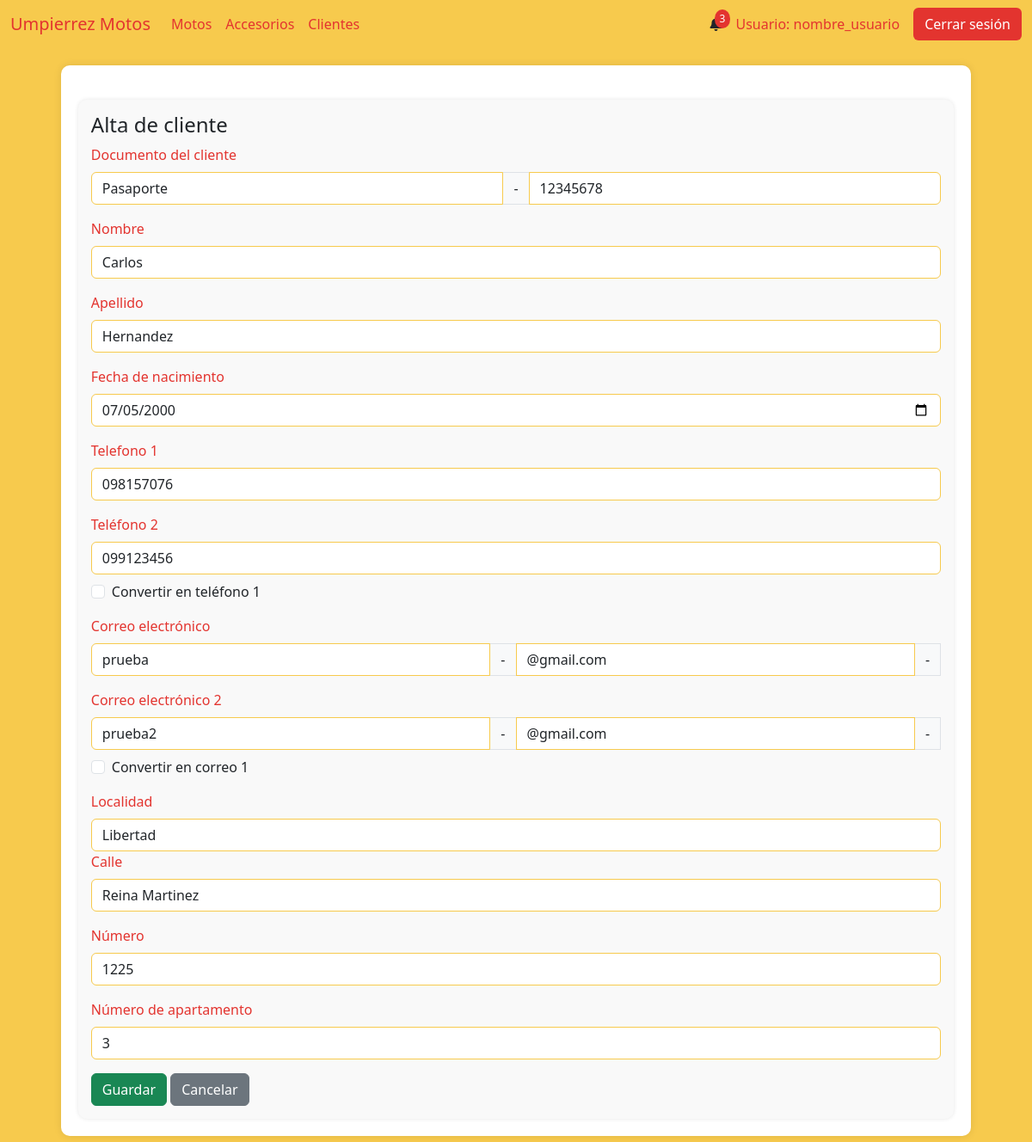
Page /cliente_modificacion/3 on the earlier database version.
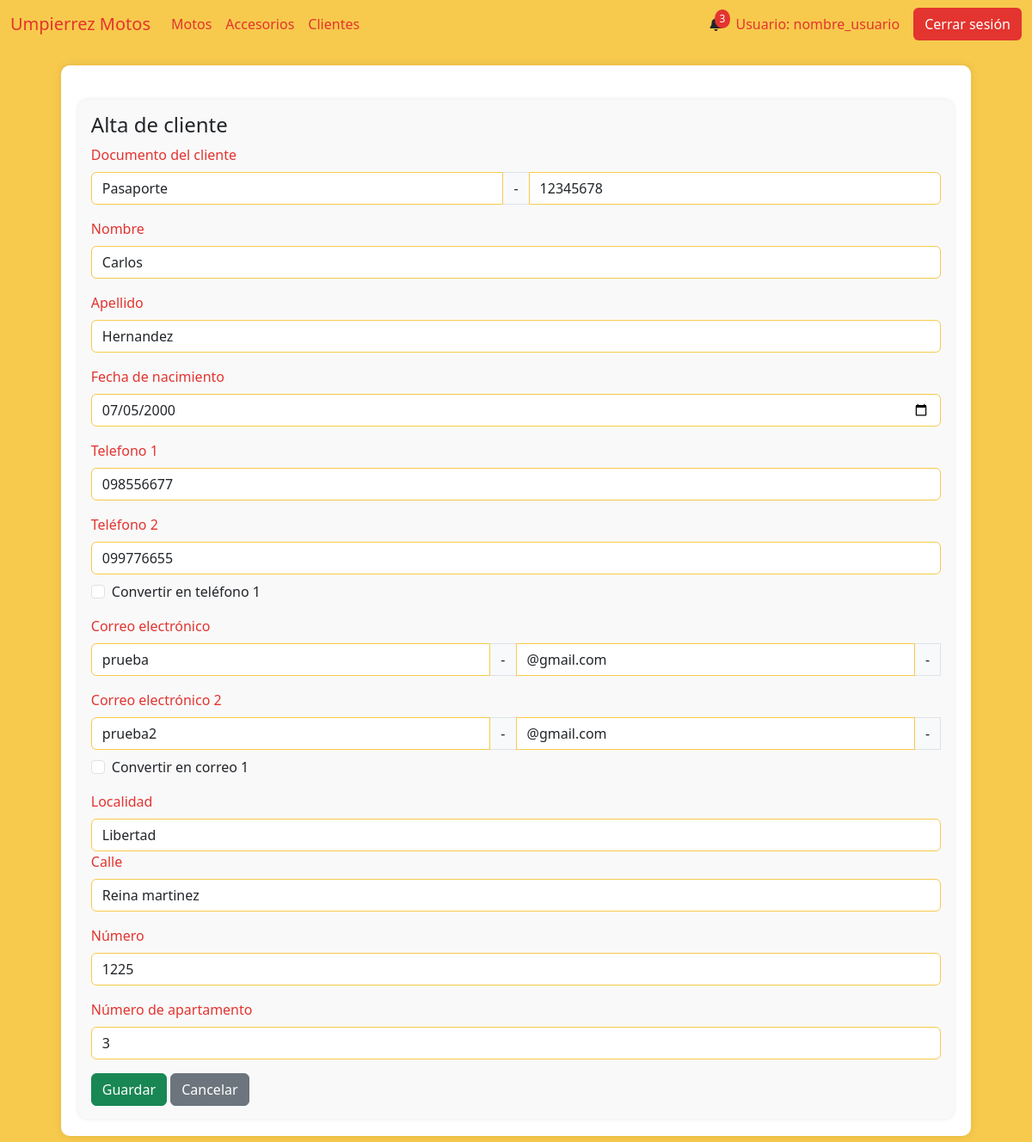
Same page on the later database version.
### AppUM/models.py (models this page shows)
class ClienteTelefono(models.Model):
    cliente = models.ForeignKey(Cliente, related_name='cliente_telefono', on_delete=models.CASCADE, null=True)
    telefono = models.CharField(max_length=10,unique=True)
    principal = models.BooleanField(default=True)

class Cliente(models.Model):
    documento = models.CharField(max_length=20, unique=True)
    nombre = models.CharField(max_length=20)
    apellido  = models.CharField(max_length=20)
    fecha_nacimiento = models.DateField()
    ciudad = models.CharField(max_length=40)
    calle = models.CharField(max_length=40)
    numero = models.IntegerField()
    num_apartamento = models.IntegerField()

### AppUM/views.py (the view)
# urls.py: path('cliente_modificacion/<int:id_cliente>', views.modificacion_cliente,name="ClienteModificacion"),
def modificacion_cliente(req,id_cliente):
    try:
        if req.method == "POST":
            tipo_doc = req.POST['tipo_doc']
            doc = req.POST['doc']
            documento = tipo_doc + str(doc)
            tel1 = req.POST['telefono_principal']
            tel2 = req.POST['telefono_secundario']
            correo1 = req.POST['correo_1'] + req.POST['dominio_correo']
            correo2 = req.POST['correo_2'] + req.POST['dominio_correo_2']
            valid_cliente = valid_cliente_mod(id_cliente,documento,tel1,tel2,correo1,correo2)
            if valid_cliente == "existe_cliente":
                contexto = contexto_para_cliente(id_cliente,"El documento ingresado ya existe")
                return render(req,"perfil_administrativo/cliente/modificacion_cliente.html",contexto)
            elif valid_cliente == "existe_tel_principal":
                contexto = contexto_para_cliente(id_cliente,"El telefono 1 ingresado ya existe")
                return render(req,"perfil_administrativo/cliente/modificacion_cliente.html",contexto)
            elif valid_cliente == "existe_tel_secundario":
                contexto = contexto_para_cliente(id_cliente,"El telefono 2 ingresado ya existe")
                return render(req,"perfil_administrativo/cliente/modificacion_cliente.html",contexto)
            elif valid_cliente == "existe_correo_principal":
                contexto = contexto_para_cliente(id_cliente,"El correo 1 ingresado ya existe")
                return render(req,"perfil_administrativo/cliente/modificacion_cliente.html",contexto)
            elif valid_cliente == "existe_correo_secundario":
                contexto = contexto_para_cliente(id_cliente,"El correo 2 ingresado ya existe")
                return render(req,"perfil_administrativo/cliente/modificacion_cliente.html",contexto)
            elif tel1 == tel2:
                contexto = contexto_para_cliente(id_cliente,"Los telefonos no pueden ser iguales")
                return render(req,"perfil_administrativo/cliente/modificacion_cliente.html",contexto)
            elif correo1 == correo2:
                contexto = contexto_para_cliente(id_cliente,"Los correos no pueden ser iguales")
                return render(req,"perfil_administrativo/cliente/modificacion_cliente.html",contexto)
            else:
                tel1_actual = ClienteTelefono.objects.filter(cliente_id=id_cliente,principal=1).first()
                if tel1_actual.telefono != tel1:
                    tel1_actual.delete()
                    nuevo_tel1 = ClienteTelefono(
                        telefono = tel1,
                        principal = 1,
                        cliente_id = id_cliente
                    )
                    nuevo_tel1.save()
                if tel2:
                    tel2_actual = ClienteTelefono.objects.filter(cliente_id=id_cliente,principal=0).first()
                    checkbox = 'convert_to_tel1' in req.POST
                    if tel2_actual.telefono != tel2:
                        tel2_actual.delete()
                        nuevo_tel2 = ClienteTelefono(
                            telefono = tel2,
                            principal = 0,
                            cliente_id = id_cliente
                        )
                        nuevo_tel2.save()
                    if checkbox:
                        tel2_actual = ClienteTelefono.objects.filter(cliente_id=id_cliente,principal=0).first()
                        tel2_actual.principal = 1
                        tel1_actual.principal = 0
                        tel2_actual.save()
                        tel1_actual.save()
                if req.POST['correo_1']:
                    correo1_actual = ClienteCorreo.objects.filter(cliente_id=id_cliente,principal=1).first()
                    if correo1_actual.correo != correo1:
                        correo1_actual.delete()
                        nuevo_correo1 = ClienteCorreo(
                            correo = correo1,
                            principal = 1,
                            cliente_id = id_cliente
                        )
                        nuevo_correo1.save()
                if req.POST['correo_2']:
                    correo2_actual = ClienteCorreo.objects.filter(cliente_id=id_cliente,principal=0).first()
                    checkbox_correo = 'convert_to_correo1' in req.POST
                    if correo2_actual.correo != correo2:
                        correo2_actual.delete()
                        nuevo_correo2 = ClienteCorreo(
                            correo = correo2,
                            principal = 0,
                            cliente_id = id_cliente
                        )
                        nuevo_correo2.save()
                    if checkbox_correo:
                        correo2_actual = ClienteCorreo.objects.filter(cliente_id=id_cliente,principal=0).first()
                        correo2_actual.principal = 1
                        correo1_actual.principal = 0
                        correo1_actual.save()
                        correo2_actual.save()
                f_nac_str = req.POST.get('f_nac')  # Cambiado a paréntesis
                f_nac = datetime.strptime(f_nac_str, '%Y-%m-%d').date() if f_nac_str else None
                mod_cliente = Cliente.objects.get(id=id_cliente)
                mod_cliente.documento = documento
                mod_cliente.nombre = req.POST['nombre'].capitalize()
                mod_cliente.apellido = req.POST['apellido'].capitalize()
                mod_cliente.fecha_nacimiento = f_nac
                mod_cliente.ciudad = req.POST['localidad'].capitalize()
                mod_cliente.calle = req.POST['calle'].capitalize()
                mod_cliente.numero = req.POST['numero']
                mod_cliente.num_apartamento = req.POST['num_apto']
                mod_cliente.save()
                messages.success(req, "Cliente modificado con éxito")
                return redirect('Clientes')
        else:
            contexto = contexto_para_cliente(id_cliente,None)
            return render(req,"perfil_administrativo/cliente/modificacion_cliente.html",contexto)
    except Exception as e:
        return render(req,"perfil_administrativo/cliente/modificacion_cliente.html",{"error_message":e})

### AppUM/templates/perfil_administrativo/cliente/modificacion_cliente.html (shortened to what the changed rows need)
{% extends "perfil_administrativo/padre_perfil_administrativo.html" %}
{% load static %}
{% block contenidoQueCambia %}
<div class="table-container" id="inventarios">
    <div class="form-container" id="motoForm">
        <form action="{% url 'ClienteModificacion' datos_cliente.id %}" enctype="multipart/form-data" method="POST">{% csrf_token %}
            <div class="mb-3">
                <label for="modelo" class="form-label">Nombre</label>
                <input value="{{ datos_cliente.nombre }}" type="text" class="form-control" name="nombre" id="modelo" placeholder="Ingrese el nombre" maxlength="20" required>
            </div>
            <div class="mb-3">
                <label for="precio" class="form-label">Apellido</label>
                <input value="{{ datos_cliente.apellido }}" type="text" class="form-control" name="apellido" placeholder="Ingrese el apellido" required>
            </div>
            <div class="mb-3">
                <label for="precio" class="form-label">Telefono 1</label>
                <input value="{{ tel_princ.telefono }}" type="number" class="form-control" name="telefono_principal" placeholder="Ingrese el telefono principal" required>
            </div>
            <div class="mb-3">
                <label for="precio" class="form-label">Teléfono 2</label>
                {% if tel_sec %}
                    <input value="{{ tel_sec }}" type="number" class="form-control" name="telefono_secundario" placeholder="Ingrese el teléfono secundario">
                {% else %}
                    <input type="number" class="form-control" name="telefono_secundario" placeholder="Ingrese el teléfono secundario">
                {% endif %}
                <div class="form-check mt-2">
                    <input class="form-check-input" type="checkbox" id="convertToTel1" name="convert_to_tel1">
                    <label class="form-check-label" for="convertToTel1">Convertir en teléfono 1</label>
                </div>
            </div>
            <div class="mb-3">
                <label for="precio" class="form-label">Calle</label>
                <input value="{{ datos_cliente.calle }}" type="text" class="form-control" name="calle" placeholder="Ingrese la calle" required>
            </div>
            <div class="mb-3">
                <label for="precio" class="form-label">Número</label>
                <input value="{{ datos_cliente.numero }}" type="number" class="form-control" name="numero" placeholder="Ingrese el numero" required>
            </div>
            <div class="mb-3">
                <label for="precio" class="form-label">Número de apartamento</label>
                <input value="{{ datos_cliente.num_apartamento }}" type="number" class="form-control" name="num_apto" placeholder="Ingrese el numero de apartamento">
            </div>
        </form>
    </div>
</div>
{% endblock %}

Differences in the rows shown:
removed ClienteTelefono: telefono_principal "098157076"
removed ClienteTelefono: telefono_secundario "099123456"
changed Cliente "Carlos": calle "Reina Martinez" → "Reina martinez"
added ClienteTelefono: telefono_principal "098556677"
added ClienteTelefono: telefono_secundario "099776655"
